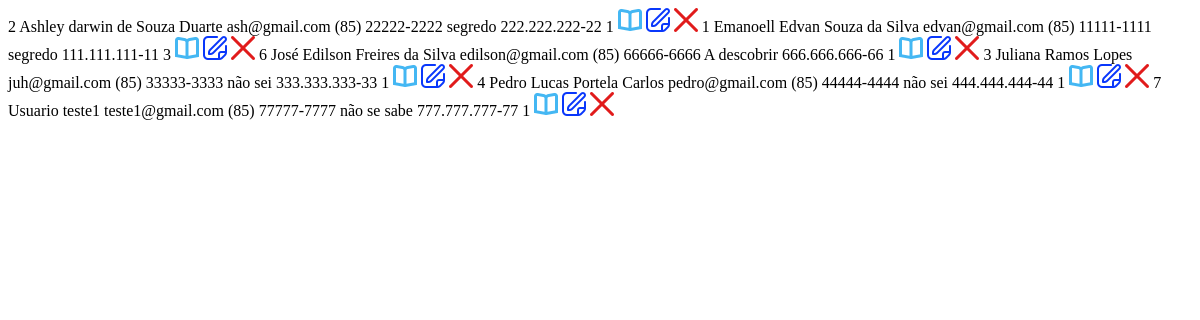
Page /LocadoraWDA-3.0/consultas/consulta-usuario.php?busca=1 on the committed database.
### tables this page shows
CREATE TABLE `usuarios` (
  `id` int(11) NOT NULL,
  `nome` text NOT NULL,
  `email` text NOT NULL,
  `celular` text NOT NULL,
  `endereco` text NOT NULL,
  `cpf` text DEFAULT NULL,
  `alugados` int(11) NOT NULL
);

### LocadoraWDA-3.0/consultas/consulta-usuario.php (the view)
<?php
	include_once '../funcoes/conexao.php';
	@$pesquisa = $conn->real_escape_string($_GET['busca']);
	$sql_code = "SELECT *
		FROM usuarios
		WHERE id LIKE '%$pesquisa%'
		OR nome LIKE '%$pesquisa%'
		OR email LIKE '%$pesquisa%'
		OR celular LIKE '%$pesquisa%'
		OR endereco LIKE '%$pesquisa%'
		OR cpf LIKE '%$pesquisa%'
		OR alugados LIKE '%$pesquisa%'
		ORDER BY nome;";
	$sql_query = $conn->query($sql_code) or die("ERRO ao consultar! " . $conn->error);
	if ($sql_query->num_rows == 0) {
		?>
	<tr>
		<td colspan="3">Nenhum resultado encontrado...</td>
	</tr>
	<?php
	} else {
		while($dados = $sql_query->fetch_assoc()) {
			?>
			<tr id="tab">
				<td data-cell="ID"><?php echo $dados['id']; ?></td>
				<td data-cell="Nome"><?php echo $dados['nome']; ?></td>
				<td data-cell="Email"><?php echo $dados['email']; ?></td>
				<td data-cell="Celular"><?php echo $dados['celular']; ?></td>
				<td data-cell="Endereço"><?php echo $dados['endereco']; ?></td>
				<td data-cell="CPF"><?php echo $dados['cpf']; ?></td>
				<td class="text-center" data-cell="Aluguéis Ativos"><?php echo $dados['alugados']; ?></td>
				<td><a href='../cadastros/cadastro-alu-usu.php?id=<?php echo $dados['id']; ?>' class='btn'><img src='../imagens/aluguel1.png'></a></td>
				<td><a href='../edicao/editar-usuario.php?id=<?php echo $dados['id']; ?>' class='btn'><img src='../imagens/editar.png'></a></td>
				<td><a href='../funcoes/teste-usuario.php?id=<?php echo $dados['id']; ?>'><img src='../imagens/deletar.png'></a></td>
			</tr>
			<?php
		}
	}
?>
<html>
	<link rel="stylesheet" href="../paginacao/style.css">
</html>

### rows in the picture
usuarios: id "2", nome "Ashley darwin de Souza Duarte", email "ash@gmail.com", celular "(85) 22222-2222", endereco "segredo", cpf "222.222.222-22", alugados "1"
usuarios: id "1", nome "Emanoell Edvan Souza da Silva", email "edvan@gmail.com", celular "(85) 11111-1111", endereco "segredo", cpf "111.111.111-11", alugados "3"
usuarios: id "6", nome "José Edilson Freires da Silva", email "edilson@gmail.com", celular "(85) 66666-6666", endereco "A descobrir", cpf "666.666.666-66", alugados "1"
usuarios: id "3", nome "Juliana Ramos Lopes", email "juh@gmail.com", celular "(85) 33333-3333", endereco "não sei", cpf "333.333.333-33", alugados "1"
usuarios: id "4", nome "Pedro Lucas Portela Carlos", email "pedro@gmail.com", celular "(85) 44444-4444", endereco "não sei", cpf "444.444.444-44", alugados "1"
usuarios: id "7", nome "Usuario teste1", email "teste1@gmail.com", celular "(85) 77777-7777", endereco "não se sabe", cpf "777.777.777-77", alugados "1"
